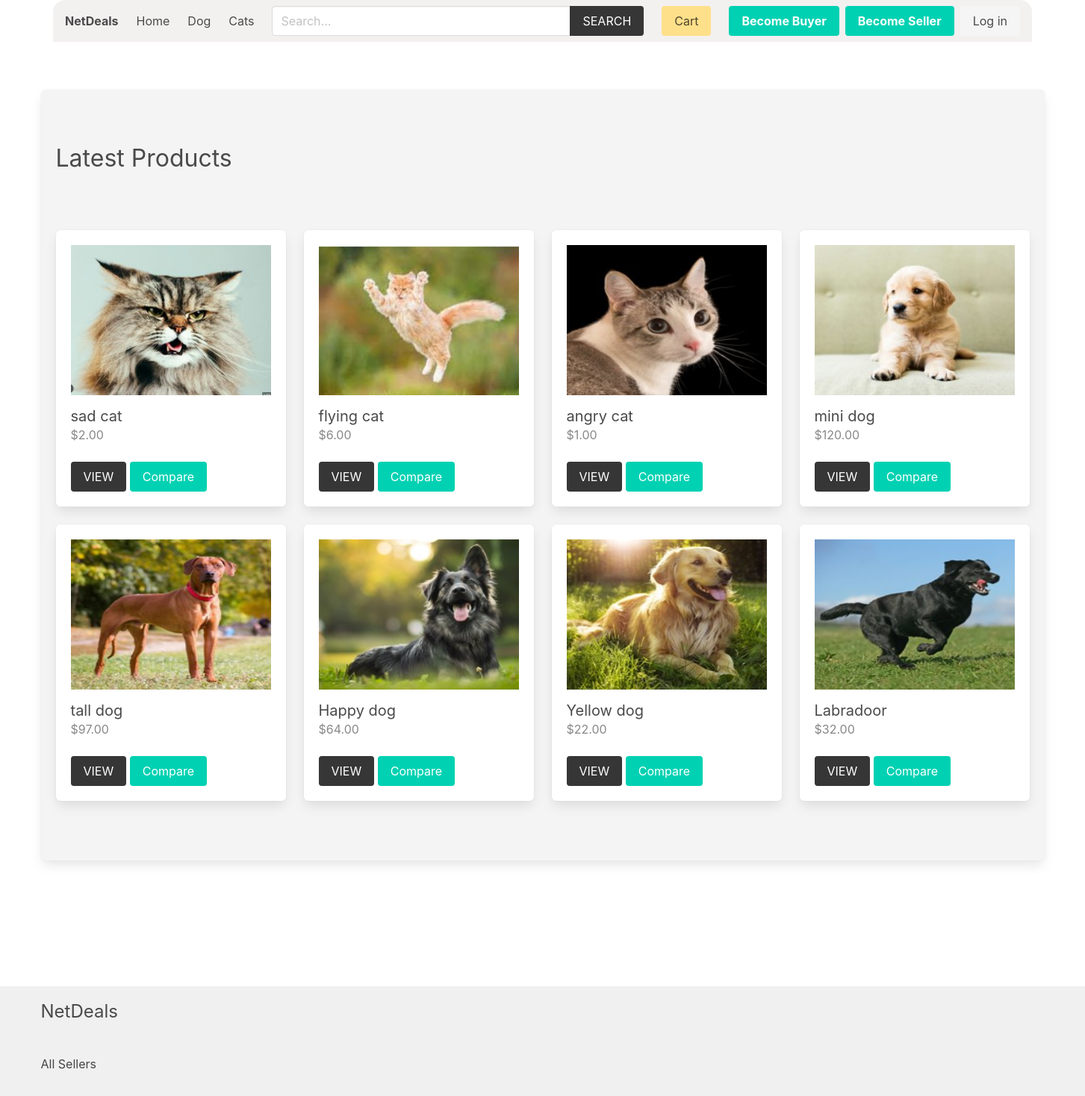
The page / on the database its author committed.
### product/models.py (models this page shows, shortened)
class Category(models.Model):
    title = models.CharField(max_length=50)
    slug = models.SlugField(max_length=55)
    ordering = models.IntegerField(default=0)
    class Meta:
        ordering = ['ordering']

class Product(models.Model):
    quantity = models.PositiveIntegerField(default=0)
    category = models.ForeignKey(Category, related_name='products', on_delete=models.CASCADE)
    seller = models.ForeignKey(SellerProfile, related_name="products", on_delete=models.CASCADE)
    title = models.CharField(max_length=50)
    slug = models.SlugField(max_length=55)
    description = models.TextField(blank=True, null=True)
    price = models.DecimalField(max_digits=6, decimal_places=2)
    added_date = models.DateTimeField(auto_now_add=True)
    image = models.ImageField(upload_to='uploads/', blank=True, null=True)
    thumbnail = models.ImageField(upload_to='uploads/', blank=True, null=True) # Change uploads to thumbnails
    class Meta:
        ordering = ['-added_date']
    def get_thumbnail(self):
        if self.thumbnail:
            return self.thumbnail.url

### core/views.py (the view)
# urls.py: path('', views.frontpage, name="home"),
def frontpage(request):
    newest_products = Product.objects.all()[0:8]
    products = Product.objects.all()
    context = {
        'newest_products': newest_products,
        'products': products,
    }
    return render(request, 'core/frontpage.html', context)

### cart/cart.py (called while the page is built)
    def __len__(self):
        return sum(item['quantity'] for item in self.cart.values())

### cart/context_processors.py (called while the page is built)
def cart(request):
    return {'cart': Cart(request)}

### product/context_processors.py (called while the page is built)
def menu_categories(request):
    categories = Category.objects.all()
    return {'categories': categories}

### templates/core/frontpage.html (shortened to what this page needs)
{% extends 'core/base.html' %}
{% block content %}
<div class = 'aaa box'>
    <div class="columns is-multiline mb-6">
        <div class="column is-12 has-test-centered mt-6 mb-6">
            <h2 class="is-size-3">Latest Products</h2>
        </div>
        {% for product in newest_products %}
            {% include 'product/parts/list_item.html' %}
        {% endfor %}
    </div>
</div>
{% endblock content %}

### templates/core/base.html (shortened to what this page needs)
{% load static %}
{% load product_filters %}
<!DOCTYPE html>
<html lang="en">
<head>
    <link rel="stylesheet" href="https://cdn.jsdelivr.net/npm/bulma@0.9.2/css/bulma.min.css">
    <link rel="stylesheet" href="{% static 'css/main.css' %}">
</head>
<body>
    <div class="container px-4">
        <nav class="navbar px-4" role="navigation" aria-label="main navigation">
            <div class="navbar-brand">
                <a class="navbar-item" href="{% url 'core:home' %}">
                    <h1><strong>NetDeals</strong></h1>
                </a>
            </div>
            <div id="navbarBasicExample" class="navbar-menu">
                <div class="navbar-start">
                <a class="navbar-item" href="{% url 'core:home' %}">
                    Home
                </a>
                {% for category in categories %}
                    <a class="navbar-item" href="{% url 'product:category' category.slug %}">
                        {{category.title}}
                    </a>
                {% endfor %}
                </div>
                <div class="navbar-start">
                    <div class="navbar-item">
                        <form method="get" action="{% url 'product:search' %}">
                            <div class="field has-addons">
                                <div class="control">
                                    <input type="search" name="query" id="" class="input" placeholder="Search...">
                                </div>
                                <div class="control">
                                    <button class="button is-dark is-uppercase">Search</button>
                                </div>
                            </div>
                        </form>
                    </div>
                </div>
                <div class="navbar-end">
                <div class="navbar-item">
                    <a href="{% url 'cart:cart' %}" class="button is-warning">Cart {% if cart %}({{cart|length}}){% endif %}</a>
                </div>
                {% if user.role == 'seller' %}
                <div class="navbar-item has-dropdown is-hoverable">
                    <a class="navbar-link is-capitalized">
                    {{user.seller.name}}
                    </a>
                    <div class="navbar-dropdown">
                    <a class="navbar-item" href="{% url 'seller:seller-dashboard' %}">
                        Dashboard
                    </a>
                    <a class="navbar-item" href="{% url 'seller:order-history' %}">
                        Order History
                    </a>
                    <a class="navbar-item" href="{% url 'seller:edit-seller' %}">
                        Update Profile
                    </a>
                    <a class="navbar-item" href="{% url 'seller:add-product' %}">
                        Add Product
                    </a>
                    <hr class="navbar-divider">
                    <a class="navbar-item" href="{% url 'seller:logout' %}">
                        Logout
                    </a>
                    </div>
                </div>
                {% else %}
                <div class="navbar-item">
                    <div class="buttons">
                        <a class="button is-primary" href="{% url 'buyer:become-buyer' %}">
                            <strong>Become Buyer</strong>
                        </a>
                        <a class="button is-primary" href="{% url 'seller:become-seller' %}">
                            <strong>Become Seller</strong>
                        </a>
                        <a class="button is-light" href="{% url 'core:login' %}">
                            Log in
                        </a>
                    </div>
                </div>
                {% endif %}
                </div>
            </div>
            </nav>
    </div>
    <section class="section">
        <div class="container">
            {% block content %}{% endblock content %}
        </div>
    </section>
    <div class="main-content-wrapper">
        <section class="section">
        </section>
    </div>
    <footer class="footer">
        <div class="container">
            <h3 class="is-size-4 mb-4">NetDeals</h3>
            <br>
            <a href="{% url 'seller:sellers' %}">All Sellers</a>
        </div>
    </footer>
</body>
</html>

### templates/product/parts/list_item.html (shortened to what this page needs)
<div class="column is-3 product-list-item">
    <div class="box">
        <figure class="image is-4by3 mb-4">
            <img src="{{ product.get_thumbnail }}" alt="{{product.title}}">
        </figure>
        <h2 class="subtitle">{{product.title}}</h2>
        <h3 class="price is-size-6 mb-5">${{product.price}}</h3>
        <a href="{% url 'product:product' product.category.slug product.slug %}" class="button is-dark is-uppercase">View</a>
         <button type="button" class="button is-primary" onclick="compareProduct({{ product.pk }})">Compare</button>
        </div>
</div>

### core/static/css/main.css (style rules this page uses)
.footer a { margin-bottom: 15px; display: inline-block; color: #444; }
.product-list-item .box .subtitle { margin-bottom: 0; }
.product-list-item .box .price { color: #888; }

### templates/core/base.html (style rules this page uses)
.navbar { z-index: 1000; background-color: #f3f0f0; border-radius: 1rem 1rem 0 0; margin-bottom: 1rem; width: 100%; position: relative; }
.navbar .input { width: 400px; }
.navbar .field.has-addons { width: 100%; }
body { display: flex; flex-direction: column; min-height: 100vh; }
.main-content-wrapper { flex-grow: 1; }
.footer { background-color: #f0f0f0; padding: 1rem 0; }

### templates/core/frontpage.html (style rules this page uses)
.aaa { background-color: rgb(245, 244, 244); }

### rows shown on the page
Category: title "Dog"
Category: title "Cats"
Product: get_thumbnail (picture), title "sad cat", price "2.00"
Product: get_thumbnail (picture), title "flying cat", price "6.00"
Product: get_thumbnail (picture), title "angry cat", price "1.00"
Product: get_thumbnail (picture), title "mini dog", price "120.00"
Product: get_thumbnail (picture), title "tall dog", price "97.00"
Product: get_thumbnail (picture), title "Happy dog", price "64.00"
Product: get_thumbnail (picture), title "Yellow dog", price "22.00"
Product: get_thumbnail (picture), title "Labradoor", price "32.00"
